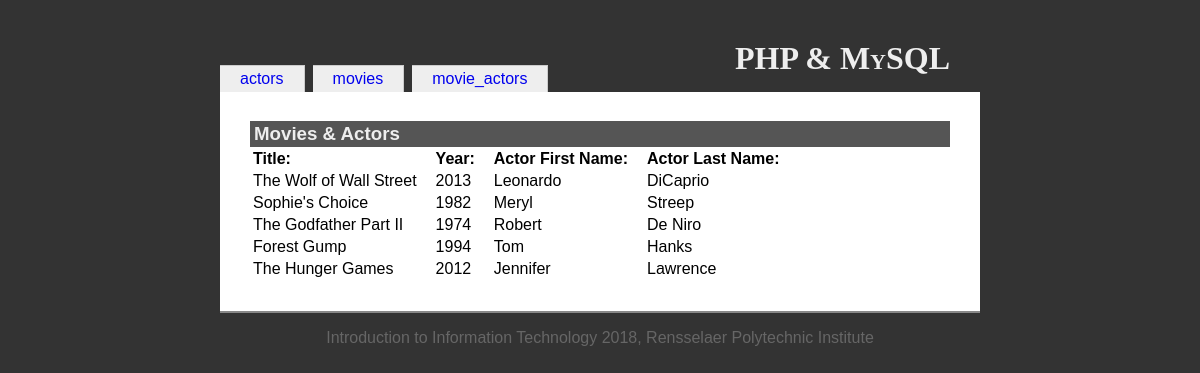
/movie_actors.php, run on the app's committed database.
### tables this page shows
CREATE TABLE `movies` (
  `movieid` int(10) UNSIGNED NOT NULL,
  `title` varchar(100) NOT NULL,
  `year` char(4) DEFAULT NULL
);

CREATE TABLE `actors` (
  `actorid` int(10) UNSIGNED NOT NULL,
  `first_name` varchar(100) NOT NULL,
  `last_name` varchar(100) NOT NULL,
  `birthdate` date NOT NULL
);

### movie_actors.php (the view, shortened to what this page needs)
<?php
  include('includes/init.inc.php');
  include('includes/functions.inc.php');
?>
<?php include('includes/head.inc.php'); ?>
<h1>PHP &amp; MySQL</h1>
<?php include('includes/menubody.inc.php'); ?>
<?php
  $dbOk = false;
  @ $db = new mysqli('localhost', 'root', 'DAMphe#1878*', 'iit');
  if ($db->connect_error) {
    echo '<div class="messages">Could not connect to the database. Error: ';
    echo $db->connect_errno . ' - ' . $db->connect_error . '</div>';
  } else {
    $dbOk = true;
  }
?>
<h3>Movies &amp; Actors</h3>
<table id="movieTable">
<?php
  if ($dbOk) {
    $query = 'SELECT m.*, a.*
    FROM movies m
    JOIN movie_actors ma ON m.movieid = ma.movieid
    JOIN actors a ON ma.actorid = a.actorid';
    $result = $db->query($query);
    $numRecords = $result->num_rows;
    echo '<tr><th>Title:</th><th>Year:</th><th>Actor First Name:</th><th>Actor Last Name:</th></tr>';
    for ($i = 0; $i < $numRecords; $i++) {
      $record = $result->fetch_assoc();
      $rowClass = $i % 2 == 0 ? '' : 'odd';
      echo "\n<tr class=\"$rowClass\" id=\"movie-{$record['movieid']}\">";
      echo '<td>' . htmlspecialchars($record['title']) . '</td>';
      echo '<td>' . htmlspecialchars($record['year']) . '</td>';
      $firstname = isset($record['first_name']) ? htmlspecialchars($record['first_name']) : '';
      $lastname = isset($record['last_name']) ? htmlspecialchars($record['last_name']) : '';
      echo '<td>' . $firstname . '</td>';
      echo '<td>' . $lastname . '</td>';
      echo '</tr>';
    }
}
?>
</table>
<?php include('includes/foot.inc.php');
?>

### resources/iit.css (style rules this page uses)
body { font-family: Georgia, Arial, Helvetica, sans-serif; color: black; background-color: #333; margin: 0; padding: 0; }
h1 { position: relative; top: 20px; text-align: right; margin: 20px 30px 0 0; font-family: Palatino, Times New Roman, Times, serif; font-variant: small-caps; }
h3 { margin: 1em 0 0 0; background-color: #555; color: #eee; padding: 2px 4px; }
table { margin: 0; }
th { text-align: left; padding-right: 1em; }
td { padding-right: 1em; }

### data on the page
movies: title "The Wolf of Wall Street", year "2013", actors.first_name "Leonardo", actors.last_name "DiCaprio"
movies: title "Sophie's Choice", year "1982", actors.first_name "Meryl", actors.last_name "Streep"
movies: title "The Godfather Part II", year "1974", actors.first_name "Robert", actors.last_name "De Niro"
movies: title "Forest Gump", year "1994", actors.first_name "Tom", actors.last_name "Hanks"
movies: title "The Hunger Games", year "2012", actors.first_name "Jennifer", actors.last_name "Lawrence"

### other printed values
$value "actors"
$value "movies"
$value "movie_actors"
